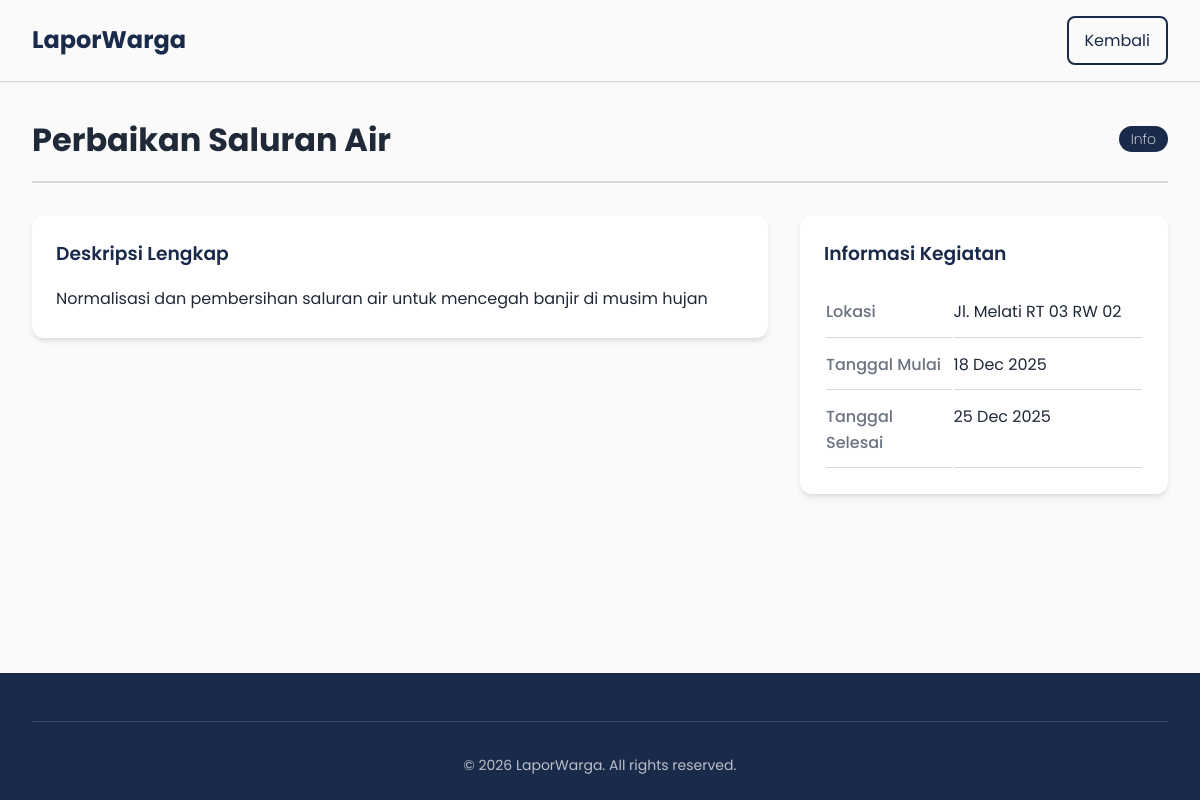
Screenshot of /detail_info.php?id=3 with the database file from the repository.
### tables this page shows
CREATE TABLE `info_warga` (
  `id` int(11) NOT NULL AUTO_INCREMENT,
  `judul` varchar(200) NOT NULL,
  `deskripsi` text NOT NULL,
  `lokasi` varchar(255) NOT NULL,
  `kategori` enum('Info','Pemberitahuan') NOT NULL DEFAULT 'Info',
  `tanggal_mulai` date NOT NULL,
  `tanggal_selesai` date DEFAULT NULL,
  `foto` varchar(255) DEFAULT NULL,
  `created_at` timestamp NOT NULL DEFAULT current_timestamp(),
  `updated_at` timestamp NOT NULL DEFAULT current_timestamp() ON UPDATE current_timestamp(),
  PRIMARY KEY (`id`),
  KEY `idx_tanggal` (`tanggal_mulai`)
);

### public/detail_info.php (the view, shortened to what this page needs)
<?php
$database = new Database();
$conn = $database->getConnection();
$id = isset($_GET['id']) ? (int)$_GET['id'] : null;
$stmt = $conn->prepare("SELECT * FROM info_warga WHERE id = :id");
$stmt->bindParam(':id', $id, PDO::PARAM_INT);
$stmt->execute();
$info = $stmt->fetch(PDO::FETCH_ASSOC);
?>
<!DOCTYPE html>
<html lang="id">
<head>
  <link href="https://cdn.jsdelivr.net/npm/remixicon@3.5.0/fonts/remixicon.css" rel="stylesheet">
  <link href="https://cdnjs.cloudflare.com/ajax/libs/remixicon/3.5.0/remixicon.css" rel="stylesheet">
  <link rel="stylesheet" href="assets/css/style.css?v=2.2">
</head>
<body>
  <nav class="navbar">
    <div class="container">
      <div class="nav-brand">
                <span class="brand-text">LaporWarga</span>
            </div>
      <div class="navbar-menu"><a href="index.php#info-warga" class="btn btn-outline"><i class="ri-arrow-left-line"></i> Kembali</a></div>
    </div>
  </nav>
  <main class="detail-container">
    <div class="container">
      <div class="detail-header">
        <h1><?php echo htmlspecialchars($info['judul']); ?></h1>
        <span class="badge <?php echo ($info['kategori'] ?? 'Info') === 'Pemberitahuan' ? 'badge-warning' : 'badge-info'; ?>">
            <?php echo htmlspecialchars($info['kategori'] ?? 'Info'); ?>
        </span>
      </div>
      <div class="detail-grid">
        <div>
          <div class="detail-section">
            <h3>Deskripsi Lengkap</h3>
            <p style="white-space: pre-line; line-height: 1.8;"><?php echo htmlspecialchars($info['deskripsi']); ?></p>
          </div>
        </div>
        <div>
          <div class="detail-section">
            <h3>Informasi Kegiatan</h3>
            <table class="detail-table">
              <tr><td>Lokasi</td><td><?php echo htmlspecialchars($info['lokasi']); ?></td></tr>
              <tr><td>Tanggal Mulai</td><td><?php echo date('d M Y', strtotime($info['tanggal_mulai'])); ?></td></tr>
              <?php if($info['tanggal_selesai']): ?>
              <tr><td>Tanggal Selesai</td><td><?php echo date('d M Y', strtotime($info['tanggal_selesai'])); ?></td></tr>
              <?php endif; ?>
            </table>
          </div>
        </div>
      </div>
    </div>
  </main>
  <footer class="footer">
    <div class="container">
        <div class="footer-bottom">
            <p>&copy; <?php echo date('Y'); ?> LaporWarga. All rights reserved.</p>
        </div>
    </div>
  </footer>
</body>
</html>

### public/assets/css/style.css (style rules this page uses)
* { margin: 0; padding: 0; box-sizing: border-box; }
:root { --primary-color: rgb(26, 42, 74); --secondary-color: rgb(211, 47, 47); --accent-color: #ef5350; --text-dark: #1f2937; --text-muted: #6b7280; --text-light: #9ca3af; --bg-white: #fafafa; --bg-light: #f9fafb; --bg-gray: #f3f4f6; --border-color: #e5e7eb; --border-light: #d9d9d9; --success-color: #22c55e; --warning-color: #f59e0b; --info-color: #3b82f6; --shadow-sm: 0 1px 2px 0 rgba(0, 0, 0, 0.05); --shadow-md: 0 4px 6px -1px rgba(0, 0, 0, 0.1), 0 2px 4px -1px rgba(0, 0, 0, 0.06); --shadow-lg: 0 10px 15px -3px rgba(0, 0, 0, 0.1), 0 4px 6px -2px rgba(0, 0, 0, 0.05); --shadow-xl: 0 20px 25px -5px rgba(0, 0, 0, 0.1), 0 10px 10px -5px rgba(0, 0, 0, 0.04); --transition-colors: all 0.2s ease; --transition-shadow: box-shadow 0.3s ease; --transition-transform: transform 0.2s ease; }
body { font-family: poppins, sans-serif; line-height: 1.6; color: var(--text-dark); background-color: var(--bg-white); display: flex; flex-direction: column; min-height: 100vh; }
.container { max-width: 1200px; margin: 0 auto; padding: 0 1rem; }
@media (min-width: 1024px) { .container { padding: 0 2rem; } }
a { text-decoration: none; color: inherit; }
.navbar { background-color: var(--bg-white); color: var(--text-dark); padding: 1rem 0; position: sticky; top: 0; z-index: 1000; box-shadow: var(--shadow-sm); border-bottom: 1px solid var(--border-light); }
.navbar .container { display: flex; justify-content: space-between; align-items: center; }
.nav-brand { display: flex; align-items: center; gap: 0.75rem; font-size: 1.5rem; font-weight: 700; color: var(--primary-color); transition: var(--transition-colors); }
.btn { display: inline-block; padding: 0.6rem 1rem; border-radius: 0.5rem; font-weight: 400; text-align: center; cursor: pointer; border: none; transition: var(--transition-colors); text-decoration: none; box-shadow: var(--shadow-md); }
.btn-outline { background-color: transparent; color: var(--primary-color); border: 2px solid var(--primary-color); box-shadow: none; }
.badge { display: inline-block; padding: 0.375rem 0.75rem; border-radius: 9999px; font-size: 0.875rem; font-weight: 200; text-align: center; line-height: 1; }
.badge-info { background-color: var(--primary-color); color: white; }
.detail-container { max-width: 1200px; margin: 0 auto; flex: 1; width: 100%; }
.detail-header { display: flex; justify-content: space-between; align-items: center; padding-top: 2rem; margin-bottom: 2rem; padding-bottom: 1rem; border-bottom: 2px solid var(--border-light); }
.detail-grid { display: grid; grid-template-columns: 2fr 1fr; gap: 2rem; }
.detail-section { background-color: white; padding: 1.5rem; border-radius: 0.75rem; box-shadow: var(--shadow-md); margin-bottom: 1.5rem; }
.detail-section h3, .detail-section h4 { color: var(--primary-color); margin-bottom: 1rem; font-weight: 600; }
.detail-table { width: 100%; }
.detail-table td { padding: 0.75rem 0; border-bottom: 1px solid var(--border-light); vertical-align: top; }
.detail-table td:first-child { width: 40%; color: var(--text-muted); font-weight: 500; }
.detail-table td:last-child { color: var(--text-dark); }
.footer { background-color: var(--primary-color); color: white; padding: 3rem 0 1.5rem; margin-top: 4rem; }
.footer-bottom { text-align: center; padding-top: 2rem; border-top: 1px solid rgba(255, 255, 255, 0.15); color: rgba(255, 255, 255, 0.7); font-size: 0.875rem; }
html { scroll-behavior: smooth; }

### rows the page displays
info_warga: judul "Perbaikan Saluran Air", kategori "Info", deskripsi "Normalisasi dan pembersihan saluran air untuk mencegah banjir di musim hujan", lokasi "Jl. Melati RT 03 RW 02", tanggal_mulai "18 Dec 2025", tanggal_selesai "25 Dec 2025"
